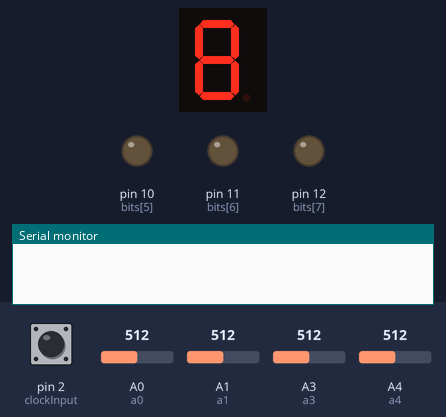
A sketch run on a simulated Arduino Uno, built with avr-gcc and run on an emulated ATmega328P. On the bench: 1-digit seven-segment display, output pins drawn as LEDs (lit = HIGH), the last lines printed to the serial monitor. Wiring (inferred from the names in the program): 1-digit 7-segment display, segments lit when LOW: segments pin 3, pin 4, pin 5, pin 6, pin 7, pin 8, pin 9. The inputs (shaded band) are chosen by the test bench; at power-on: A1 (a1) = 512, A0 (a0) = 512, pin 2 (clockInput) LOW, A3 (a3) = 512, A4 (a4) = 512. EEPROM starts erased; the segment pins are drawn as the display they are named for; pins used as bus, display or sensor lines are not drawn.

Above: at 1.2 s.
1.3 s: A1 (a1) set to 716
At 1.9 s:
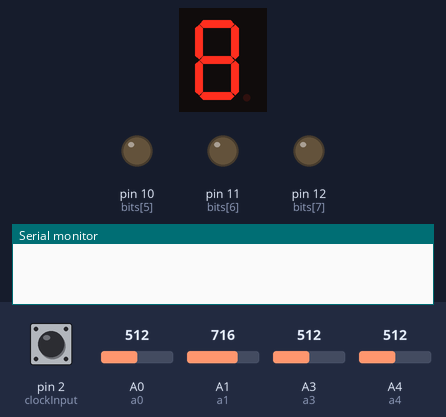
2.8 s: A1 (a1) set to 992
At 4.0 s:
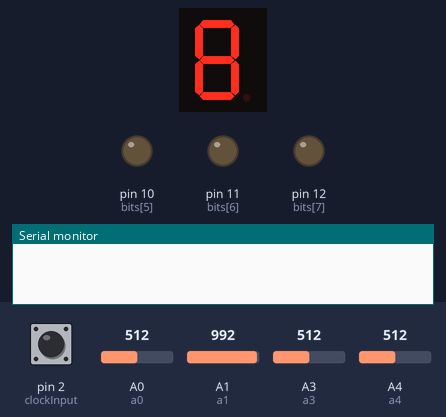
4.3 s: A1 (a1) set to 306
At 4.31 s:
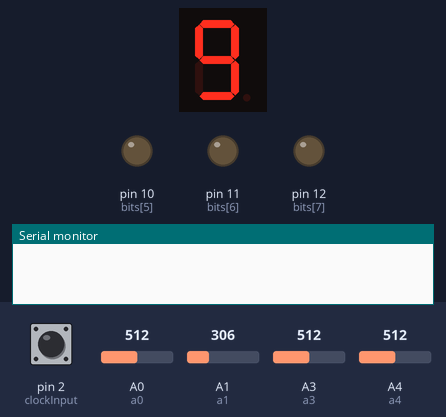
5.8 s: A0 (a0) set to 497
7.3 s: pin 2 (clockInput) pulsed HIGH 2 times (0.12 s each, 0.3 s apart)
At 11.63 s:
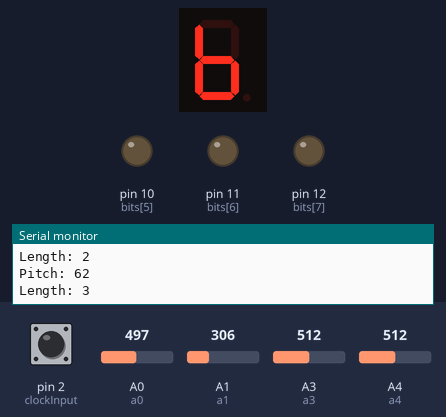
13.1 s: pin 2 (clockInput) driven HIGH
At 13.11 s:
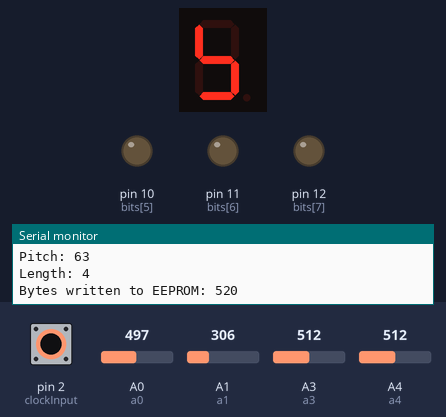
Timing chart, 0 to 15.6 s (numbered marks = the images above; inputs shaded):
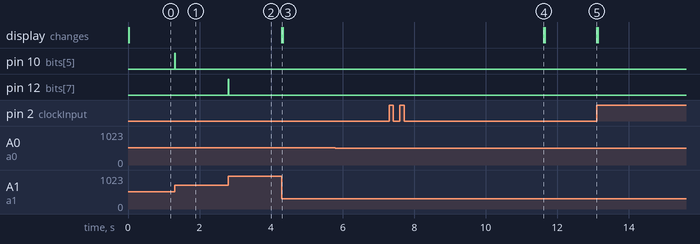

The sketch:

LiveSequencer.ino
```cpp
#include <EEPROM.h>

// Ryan Live Sequencer Sketch
/*
  Allows storage and playback of four sequences of 64 notes. Each
  note can be between 1 and 8 steps long. Recording while not playing is
  much easier, but it is possible to record one sequence while playing
  another. Playback is via the A3 knob, or as long as a HIGH is received
  on the jack. Sequences can be selected via knob or CV.
*/

//
// Knob A0: (record mode ) currently play and record
// Knob A1: note length
// Analog In A2: (play)
// Analog In A3: sequence selector
// Digital Out 1: Gate out
// Digital Out 2: Clock out
// Clock In: Clock In
// Analog Out: CV out

// Expander:
// A4 in: Record Gate in
// A5: Record CV In (leave attenuator open, accurate but halves note range)
// 13 and 11:
// 8 bits: displays step length in record mode. (todo: show seq number)

// OPTIONS:
#define GLOBAL_TRANSPOSE 0
#define FULL_RANGE 0
#define PLAYBACK 0
#define RECORD 1
#define PITCH 0
#define LENGTH 1

// Template for useful naming of ports:
const int a0 = 0;
const int a1 = 1;
const int a2 = 2;
const int a3 = 3;
const int a4 = 4; // 4 and 5 are bipolar
const int a5 = 5;
const int d0 = 3;
const int d1 = 4;
const int clockInput = 2;
const int bits[8] = {5, 6, 7, 8, 9, 10, 11, 12};

//  constant for actual 0-5V quantization (vs. >> 4)
const int qArray[61] = {
  0,   9,   26,  43,  60,  77,  94,  111, 128, 145, 162, 180,
  197, 214, 231, 248, 265, 282, 299, 316, 333, 350, 367, 384,
  401, 418, 435, 452, 469, 486, 503, 521, 538, 555, 572, 589,
  606, 623, 640, 657, 674, 691, 708, 725, 742, 759, 776, 793,
  810, 827, 844, 862, 879, 896, 913, 930, 947, 964, 981, 998,
  1015};

const int sequenceMaxLength = 64;
const int sequenceCount = 4;

// Clock input
volatile int clockIn = LOW;
long lastClockInTime = 0;

// Gate Input
long lastGateInTime = 0;
int gateInState = LOW;

// Gate Output
long lastGateOutTime = 0;
int gateOutState = LOW;

// Clock Output
int clockOutState = LOW;

int trigTime = 25; // 25ms trigger
int activeMode = PLAYBACK;

// Sequences, playback status
// sequences array: 4 sequences, 64 notes, pitch and length
byte sequences[sequenceCount][sequenceMaxLength][2];
int seqLength[sequenceCount];
int seqPosition = 0;
int currentSequence = 0;
int nextSequence = 0;
bool playNextNote = true;
unsigned int noteLengthRemaining = 0;
int noteLength = 1;

// Tranposition
int transpose = 0;
boolean transposing = false;
int transposeCenter = 0;
boolean stopTransposeAtEndOfSequence = false;

//int clockCount = 0; // clock Div

void setup() {
  Serial.begin(9600);
  // put your setup code here, to run once:
  pinMode(clockInput, INPUT);
  pinMode(d0, OUTPUT);
  digitalWrite(d0, LOW);
  pinMode(d1, OUTPUT);
  digitalWrite(d1, LOW);
  for(int i = 0; i < 8; i++)
  {
    pinMode(bits[i], OUTPUT);
    digitalWrite(bits[i], LOW);
  }
  //Serial.println(sizeof(sequences));
  readEEPROM();
  attachInterrupt(0, clockInRising, RISING);
}

void loop() {
  // read mode knob a0, check if it has moved
  int modeKnob = analogRead(a0) >> 9; // 0 to 1
  if (modeKnob != activeMode)
  {
    activeMode = modeKnob;
    // if we've switched to play, write sequences to eeprom
    if (activeMode == PLAYBACK)
    {
      writeEEPROM();
    }
    // reset sequence
    transposing = false;
    transpose = 0;
    seqPosition = 0;
    currentSequence = nextSequence;
  }
  // read sequence knob, if moved set to new sequence and reset playback
  int sequenceKnob = analogRead(a3) >> 8; // 0 to 3
  if (sequenceKnob != currentSequence)
  {
    stopTransposeAtEndOfSequence = true;
    nextSequence = sequenceKnob;
    if (activeMode == RECORD)
    {
      seqPosition = 0;
      currentSequence = nextSequence;
    }
  }

  // If recording, read noteLength knob. If moved, flash current
  // note length to LEDs.
  if (activeMode == RECORD)
  {
    int noteKnob = (analogRead(a1) >> 7) + 1; // 1 to 8
    if (noteLength != noteKnob)
    {
      noteLength = noteKnob;
      // clear LEDs
      dacOutput(0);
      // flash leds on
      digitalWrite(bits[noteLength - 1], HIGH);
      // wait
      delay(20);
      // turn em off
      digitalWrite(bits[noteLength - 1], LOW);
    }
  }


  // if in playback mode and clock is high, play a note
  if (activeMode == PLAYBACK && clockIn == HIGH)
  {

    clockIn = LOW;
    lastClockInTime = millis();
    // send a clock out D1 on every clock in
    digitalWrite(d1, HIGH);
    clockOutState = HIGH;

    // if it's time for a new note, start gate out
    if (playNextNote)
    {
      digitalWrite(d0, HIGH);
      gateOutState = HIGH;
      lastGateOutTime = millis();
      int pitch = sequences[currentSequence][seqPosition][PITCH];
      if (transposing) pitch = pitch + transpose;
      dacOutput(pitch << 2);
      noteLengthRemaining = sequences[currentSequence][seqPosition][LENGTH];
      playNextNote = false;
    }
    noteLengthRemaining--;
    if (noteLengthRemaining == 0)
    {
      seqPosition++;
      if (seqPosition == seqLength[currentSequence])
      {
        seqPosition = 0;
        currentSequence = nextSequence;
        if (stopTransposeAtEndOfSequence)
        {
          transposing = false;
          transpose = 0;
          stopTransposeAtEndOfSequence = false;
        }
      }
      playNextNote = true;
    }
  }
  // Gate In: if in record, add note to sequence. If playing, transpose seq.
  // wait 10ms since last gate check, check if gate input is high
  if (millis() > lastGateInTime + 10)
  {
    boolean gateInIsHigh = analogRead(a4) > 1000;
    // if it's high and it was low this is a note starting
    if (gateInState == LOW && gateInIsHigh)
    {
      gateInState = HIGH;
      lastGateInTime = millis();
      // wait 20ms (portamento), get current CV In note value
      delay(20); // Maybe avoid using delay() for this. TODO
      //int pitchRead = analogRead(a3);
      //int pitch = vQuant(pitchRead);
      int pitch2Read = (analogRead(a5) - 510);
      int pitch = vQuant(pitch2Read);
      // if we're recording, add note to current sequence
      if (activeMode == RECORD)
      {
        // get desired note length in steps (Hey there Intellijel Metropolis)
        //int noteLength = (analogRead(a1) >> 7) + 1; // 1 to 8
        sequences[currentSequence][seqPosition][PITCH] = pitch;
        sequences[currentSequence][seqPosition][LENGTH] = noteLength;
        // increment seq pos, increase seq length to include this one
        seqPosition++;
        seqLength[currentSequence] = seqPosition;
      }
      // if playing (but not recording (TODO)), transpose sequence
      else if (activeMode == PLAYBACK)
      {
        // if we haven't been transposing, we are now. Get center note.
        if (!transposing)
        {
          transposing = true;
          transposeCenter = pitch;
        }
        // if we have a center note, transpose sequence
        else
        {
          transpose = pitch - transposeCenter;
        }
      }

    }
    // if it's low and it was high, the note stopped
    if (gateInState == HIGH && !gateInIsHigh)
    {
      gateInState = LOW;
    }
  }

  // turn off pins if it's time
  if (gateOutState == HIGH && millis() - lastGateOutTime > trigTime)
  {
    digitalWrite(d0, LOW);
    // TODO: don't turn off gate out until end of note?
    gateOutState == LOW;

  }
  if (clockOutState == HIGH && millis() - lastClockInTime > trigTime)
  {
    digitalWrite(d1, LOW);
    clockOutState = LOW;
  }

}

void clockInRising(){
  clockIn = HIGH;
}


// --------------------
// All code below this point taken from Darwin Grosse's 20 Objects (https://github.com/darwingrosse/ArdCore-Code/)
//
// --------------------

//  dacOutput(byte) - deal with the DAC output
//  -----------------------------------------
void dacOutput(byte v)
{
  PORTB = (PORTB & B11100000) | (v >> 3);
  PORTD = (PORTD & B00011111) | ((v & B00000111) << 5);
}

//  vQuant(int) - properly convert an ADC reading to a value
//  ---------------------------------------------------------
int vQuant(int v)
{
  int tmp = 0;

  for (int i=0; i<61; i++) {
    if (v >= qArray[i]) {
      tmp = i;
    }
  }

  return tmp;
}

//  writeEEPROM() - write the data to a tagged EEPROM set
//  -----------------------------------------------------
void writeEEPROM()
{
  const int seqLengthsOffset = 4;
  int notesOffset = 8;

  // write out the tag
  EEPROM.write(0, 'R');
  EEPROM.write(1, 'M');
  EEPROM.write(2, '1');
  EEPROM.write(3, '1');

  // write sequence lengths
  for (int i=0; i < sequenceCount; i++)
  {
    EEPROM.write(seqLengthsOffset + i, seqLength[i]);
  }
  Serial.println("WRITING");


  // write notes, pitch followed by length
  for (int s=0; s < sequenceCount; s++)
  {
    Serial.println(s);
    for (int n=0; n < sequenceMaxLength; n++)
    {
      EEPROM.write(notesOffset, sequences[s][n][PITCH]);
      Serial.print("Pitch: ");
      Serial.println(sequences[s][n][PITCH]);
      notesOffset++;
      EEPROM.write(notesOffset, sequences[s][n][LENGTH]);
      Serial.print("Length: ");
      Serial.println(sequences[s][n][LENGTH]);
      notesOffset++;
      // if at the end of sequence, break to next sequence
      if (n == seqLength[s] - 1) break;
    }
  }
  Serial.print("Bytes written to EEPROM: ");
  Serial.println(notesOffset);
}

//  readEEPROM() - read the data from a tagged EEPROM set
//  -----------------------------------------------------
void readEEPROM()
{
  const int seqLengthsOffset = 4;
  int notesOffset = 8;

  if (EEPROM.read(0) != 'R')  goto clearit;
  if (EEPROM.read(1) != 'M')  goto clearit;
  if (EEPROM.read(2) != '1')  goto clearit;
  if (EEPROM.read(3) != '1')  goto clearit;

  // read sequence lengths
  for (int i = 0; i < sequenceCount; i++)
  {
    seqLength[i] = EEPROM.read(seqLengthsOffset + i);
  }
  Serial.println("READING");
  // read notes, pitch followed by length
  for (int s = 0; s < sequenceCount; s++)
  {
    Serial.println(s);
    for (int n = 0; n < seqLength[s]; n++)
    {
      sequences[s][n][PITCH] = EEPROM.read(notesOffset);
      notesOffset++;
      sequences[s][n][LENGTH] = EEPROM.read(notesOffset);
      notesOffset++;
    }
  }
  return;

clearit:
  // initialise sequence array with chromatic scale
  for (int s = 0; s < 4; s++)
  {
    seqLength[s] = sequenceMaxLength;
    for (int i = 0; i < sequenceMaxLength; i++)
    {
      sequences[s][i][PITCH] = i;
      sequences[s][i][LENGTH] = (i % 5) + 1;
    }
  }
}
```

Measured:
- after the input at 1.3 s, pin 10 (bits[5]): LOW → HIGH at once, → LOW 0.02 s later
- after the input at 2.8 s, pin 12 (bits[7]): LOW → HIGH at once, → LOW 0.02 s later
- after the input at 4.3 s, the display: changes at once (image 3)
- after the input at 7.3 s, the display: changes after 4.3 s (image 4)
- after the input at 13.1 s, the display: changes at once (image 5)
